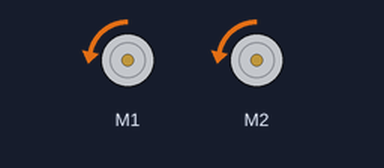
The sketch below on a simulated Arduino Uno, built with avr-gcc and run on an emulated ATmega328P. Parts: 2 × DC motor (green arrow = forward, orange = backward, longer = faster).

Above: at 0.1 s.
Timing chart, 0 to 1.6 s (numbered marks = the images above):
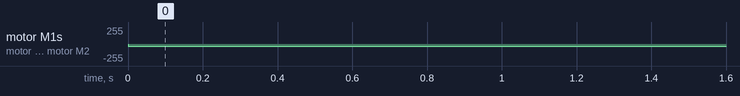

Measured:
- by itself, motor M1, motor M2: stopped → backward 30/255 at 0.00 s

The sketch:

motor_test.ino
```cpp
#include <Wire.h>
#include <Adafruit_MotorShield.h>
#include "utility/Adafruit_MS_PWMServoDriver.h"

Adafruit_MotorShield AFMS = Adafruit_MotorShield();

Adafruit_DCMotor *myMotor = AFMS.getMotor(1);
Adafruit_DCMotor *right = AFMS.getMotor(2);

void setup() {
  // put your setup code here, to run once:
  AFMS.begin();
  myMotor->setSpeed(30);
  right->setSpeed(30);

}

void loop() {
  // put your main code here, to run repeatedly:
  myMotor->run(BACKWARD);
  right->run(BACKWARD);

}
```
